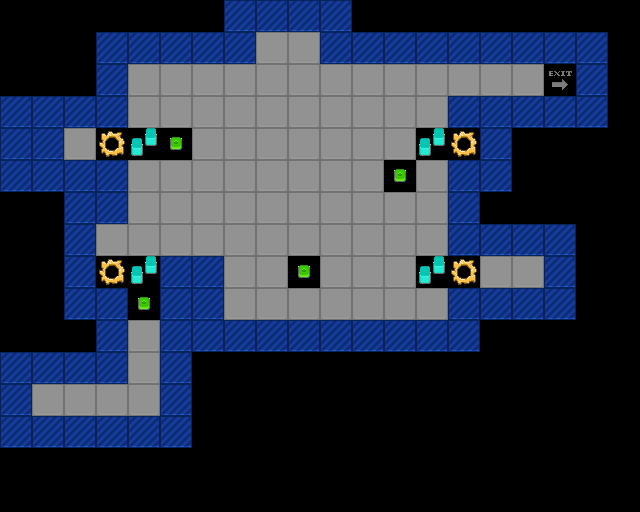

Rendered tile map (Tiled .tmx) drawn with the repository's tilesets; below, a short description and the full map source, tile grids included:
An orthogonal 20x16 tile map with 32x32 px tiles, 1 tile layer (Tile Layer 1).

<map version="1.5" tiledversion="1.7.0" orientation="orthogonal" renderorder="right-down" width="20" height="16" tilewidth="32" tileheight="32" infinite="0" nextlayerid="2" nextobjectid="1">
 <editorsettings>
  <export target="level2.csv" format="csv" />
 </editorsettings>
 <tileset firstgid="1" source="project-mjolnir.tsx" />
 <layer id="1" name="Tile Layer 1" width="20" height="16">
  <data encoding="csv">
0,0,0,0,0,0,0,4,4,4,4,0,0,0,0,0,0,0,0,0,
0,0,0,4,4,4,4,4,3,3,4,4,4,4,4,4,4,4,4,0,
0,0,0,4,3,3,3,3,3,3,3,3,3,3,3,3,3,8,4,0,
4,4,4,4,3,3,3,3,3,3,3,3,3,3,4,4,4,4,4,0,
4,4,3,2,6,5,3,3,3,3,3,3,3,6,2,4,0,0,0,0,
4,4,4,4,3,3,3,3,3,3,3,3,5,3,4,4,0,0,0,0,
0,0,4,4,3,3,3,3,3,3,3,3,3,3,4,0,0,0,0,0,
0,0,4,3,3,3,3,3,3,3,3,3,3,3,4,4,4,4,0,0,
0,0,4,2,6,4,4,3,3,5,3,3,3,6,2,3,3,4,0,0,
0,0,4,4,5,4,4,3,3,3,3,3,3,3,4,4,4,4,0,0,
0,0,0,4,3,4,4,4,4,4,4,4,4,4,4,0,0,0,0,0,
4,4,4,4,3,4,0,0,0,0,0,0,0,0,0,0,0,0,0,0,
4,3,3,3,3,4,0,0,0,0,0,0,0,0,0,0,0,0,0,0,
4,4,4,4,4,4,0,0,0,0,0,0,0,0,0,0,0,0,0,0,
0,0,0,0,0,0,0,0,0,0,0,0,0,0,0,0,0,0,0,0,
0,0,0,0,0,0,0,0,0,0,0,0,0,0,0,0,0,0,0,0
</data>
 </layer>
</map>
